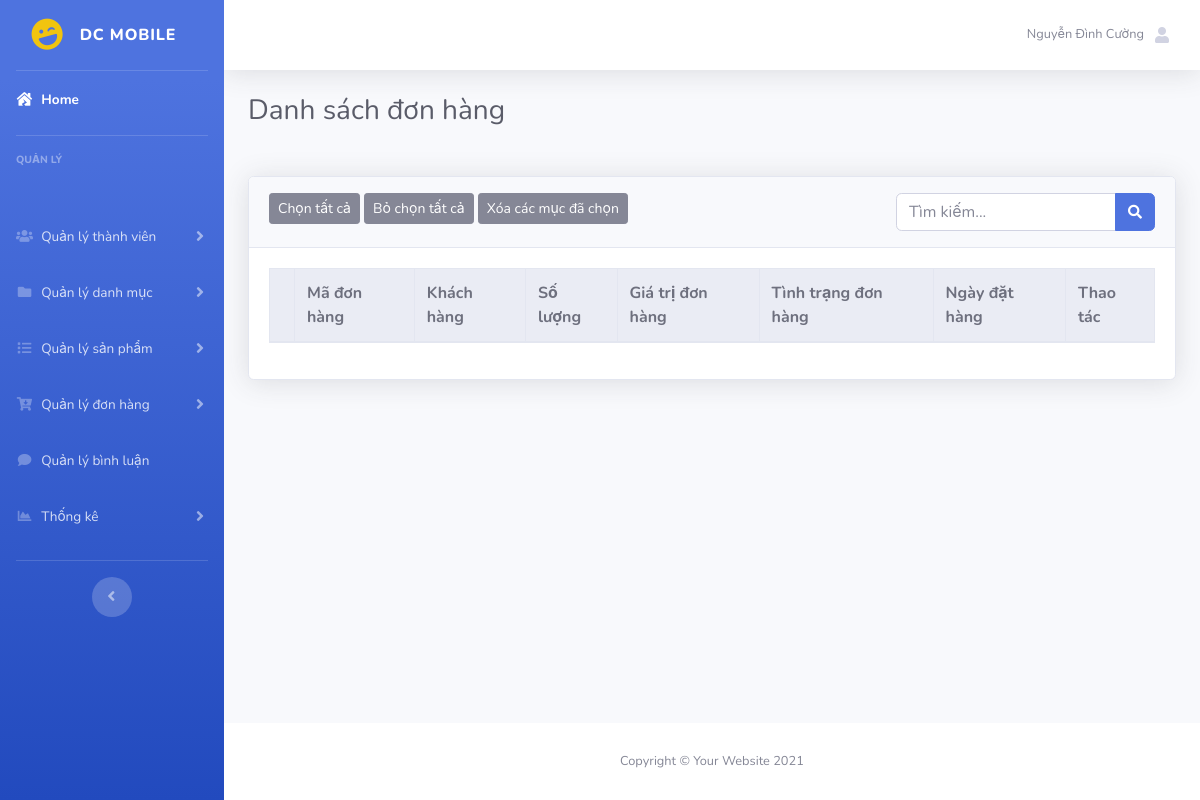
/admin/index.php?act=listdh (signed in), run on an earlier commit of the app's database.
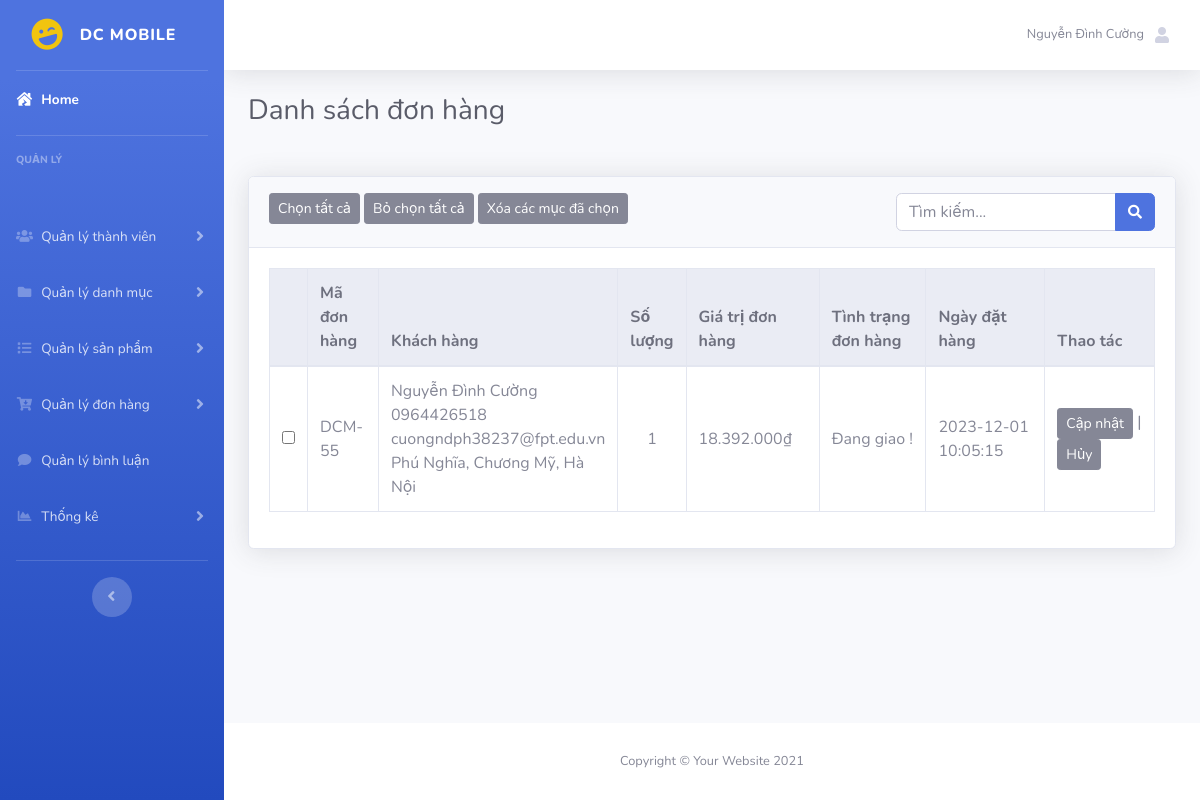
And on a later commit of the database.
### tables this page shows
CREATE TABLE `donhang` (
  `id` int(11) NOT NULL,
  `idtaikhoan` int(5) NOT NULL,
  `hovatennhan` varchar(255) NOT NULL,
  `ngaydathang` datetime NOT NULL,
  `diachinhan` varchar(255) NOT NULL,
  `sodienthoainhan` varchar(20) NOT NULL,
  `phuongthuctt` tinyint(1) NOT NULL COMMENT '0. thanh toán khi nhận hàng 1. Chuyển khoản',
  `trangthai` tinyint(1) NOT NULL DEFAULT 0 COMMENT '0. chưa duyệt 1.Đã duyệt 2.Đơn hàng mới  3. Đang giao 4. Đã giao 5. Đã hủy'
);

CREATE TABLE `taikhoan` (
  `id` int(5) NOT NULL,
  `hovaten` varchar(50) DEFAULT NULL,
  `tendangnhap` varchar(50) NOT NULL,
  `matkhau` varchar(50) NOT NULL,
  `email` varchar(255) NOT NULL,
  `sodienthoai` varchar(20) DEFAULT NULL,
  `diachi` varchar(255) DEFAULT NULL,
  `role` tinyint(5) NOT NULL DEFAULT 0
);

### model/pdo.php (called while the page is built, shortened)
<?php
function pdo_get_connection(){
    $servername = "localhost";
    $username = "root";
    $password = "";
    try {
        $conn = new PDO("mysql:host=$servername;dbname=du_an_1", $username, $password);
        $conn->setAttribute(PDO::ATTR_ERRMODE, PDO::ERRMODE_EXCEPTION);
        return $conn;
    } catch(PDOException $e) {
        echo "Connection failed: " . $e->getMessage();
    }
}
function pdo_query($sql){
    $sql_args=array_slice(func_get_args(),1);
    try{
        $conn=pdo_get_connection();
        $stmt=$conn->prepare($sql);
        $stmt->execute($sql_args);
        $rows=$stmt->fetchAll();
        return $rows;
    }
    catch(PDOException $e){
        throw $e;
    }
    finally{
        unset($conn);
    }
}
?>

### model/donhang.php (called while the page is built, shortened)
<?php
    function load_all_ctdh($kyw){
        $query="SELECT donhang.id as iddh, donhang.idtaikhoan, donhang.hovatennhan, donhang.ngaydathang, donhang.diachinhan, donhang.sodienthoainhan, donhang.phuongthuctt, donhang.trangthai,
         SUM(chitietdonhang.soluong) as soluongct, SUM(chitietdonhang.thanhtien) as thanhtien,
         taikhoan.id as idtk, taikhoan.hovaten, taikhoan.tendangnhap, taikhoan.matkhau, taikhoan.email, taikhoan.sodienthoai, taikhoan.diachi FROM chitietdonhang
         INNER JOIN donhang ON donhang.id=chitietdonhang.iddonhang
         INNER JOIN taikhoan ON donhang.idtaikhoan=taikhoan.id WHERE donhang.trangthai IN ('2', '3')";
        $query .=" GROUP BY chitietdonhang.iddonhang ORDER BY iddh desc";
        return pdo_query($query);
    }
?>

### admin/donhang/list.php (the view, shortened to what the changed rows need)
 <div class="container-fluid">
    <h1 class="h3 mb-2 text-gray-800 mb-5">Danh sách đơn hàng</h1>
    <form action="?act=listdh" method="post">
        <div class="card shadow mb-4">
            <div class="card-body">
                <div class="table-responsive">
                    <table class="table table-bordered" width="100%" cellspacing="0">
                        <thead class="thead-light">
                            <tr>
                                <th></th>
                                <th>Mã đơn hàng</th>
                                <th>Khách hàng</th>
                                <th>Số lượng</th>
                                <th>Giá trị đơn hàng</th>
                                <th>Tình trạng đơn hàng</th>
                                <th>Ngày đặt hàng</th>
                                <th>Thao tác</th>
                            </tr>
                        </thead>
                        <tbody>
                            <?php
                            foreach ($listdh as $dh) {
                                extract($dh);
                                if($trangthai==2) $trangthai="Đơn hàng mới !";
                                else if($trangthai==3) $trangthai="Đang giao !";
                                else if($trangthai==4) $trangthai="Đã giao !";
                                echo '<tr>
                                        <td class="text-center align-middle"><input type="checkbox" name="select[]" id="" value="'.$iddh.'"></td>
                                        <td class="col-1 align-middle">DCM-'.$iddh.'</td>
                                        <td class="col-3 align-middle">
                                            '.$hovatennhan.' <br>
                                            '.$sodienthoainhan.' <br>
                                            '.$email.' <br>
                                            '.$diachinhan.'
                                        </td>
                                        <td class="text-center align-middle">'.$soluongct.'</td>
                                        <td  class="col-2 align-middle">'.number_format($thanhtien, 0, ',', '.').'₫</td>
                                        <td  class="col-2 align-middle">'.$trangthai.'</td>
                                        <td class="col-2 align-middle">'.$ngaydathang.'</td>
                                        <td class="col-2 align-middle"><a href="?act=suadh&id='.$iddh.'"><button type="button" class="btn btn-secondary btn-sm">Cập nhật</button></a> |
                                            <a href="?act=xoadh&id='.$iddh.'"><button type="button" class="btn btn-secondary btn-sm">Hủy</button></a></td>
                                    </tr>';
                            }
                            ?>
                        </tbody>
                    </table>
                </div>
            </div>
        </form>
    </div>
</div>

What changed in the data, as far as the page shows it:
added donhang: id "55", hovatennhan "Nguyễn Đình Cường", sodienthoainhan "0964426518", idtaikhoan.email "cuongndph38237@fpt.edu.vn", diachinhan "Phú Nghĩa, Chương Mỹ, Hà Nội", soluongct "1", thanhtien "18.392.000", trangthai "Đang giao !", ngaydathang "2023-12-01 10:05:15"
